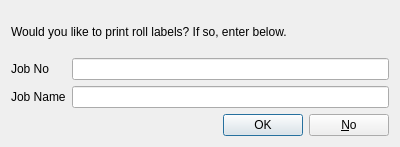
<?xml version="1.0" encoding="UTF-8"?>
<ui version="4.0">
 <class>Dialog</class>
 <widget class="QDialog" name="Dialog">
  <property name="geometry">
   <rect>
    <x>0</x>
    <y>0</y>
    <width>400</width>
    <height>147</height>
   </rect>
  </property>
  <property name="windowTitle">
   <string>Roll Labels</string>
  </property>
  <layout class="QGridLayout" name="gridLayout">
   <item row="1" column="0">
    <widget class="QLabel" name="label">
     <property name="text">
      <string>Job No</string>
     </property>
    </widget>
   </item>
   <item row="1" column="1">
    <widget class="QLineEdit" name="jobNo"/>
   </item>
   <item row="2" column="0">
    <widget class="QLabel" name="label_2">
     <property name="text">
      <string>Job Name</string>
     </property>
    </widget>
   </item>
   <item row="2" column="1">
    <widget class="QLineEdit" name="jobName"/>
   </item>
   <item row="3" column="0" colspan="2">
    <widget class="QDialogButtonBox" name="buttonBox">
     <property name="orientation">
      <enum>Qt::Horizontal</enum>
     </property>
     <property name="standardButtons">
      <set>QDialogButtonBox::No|QDialogButtonBox::Ok</set>
     </property>
    </widget>
   </item>
   <item row="0" column="0" colspan="2">
    <widget class="QLabel" name="label_3">
     <property name="text">
      <string>Would you like to print roll labels? If so, enter below.</string>
     </property>
    </widget>
   </item>
  </layout>
  <zorder>buttonBox</zorder>
  <zorder>jobNo</zorder>
  <zorder>jobName</zorder>
  <zorder>label_2</zorder>
  <zorder>label</zorder>
  <zorder>label_3</zorder>
 </widget>
 <resources/>
 <connections>
  <connection>
   <sender>buttonBox</sender>
   <signal>accepted()</signal>
   <receiver>Dialog</receiver>
   <slot>accept()</slot>
   <hints>
    <hint type="sourcelabel">
     <x>248</x>
     <y>254</y>
    </hint>
    <hint type="destinationlabel">
     <x>157</x>
     <y>274</y>
    </hint>
   </hints>
  </connection>
  <connection>
   <sender>buttonBox</sender>
   <signal>rejected()</signal>
   <receiver>Dialog</receiver>
   <slot>reject()</slot>
   <hints>
    <hint type="sourcelabel">
     <x>316</x>
     <y>260</y>
    </hint>
    <hint type="destinationlabel">
     <x>286</x>
     <y>274</y>
    </hint>
   </hints>
  </connection>
 </connections>
</ui>
